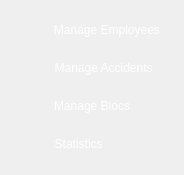
  <widget class="QWidget" name="verticalLayoutWidget_2">
   <property name="geometry">
    <rect>
     <x>10</x>
     <y>370</y>
     <width>184</width>
     <height>175</height>
    </rect>
   </property>
   <layout class="QVBoxLayout" name="verticalLayout_2">
    <item>
     <widget class="QPushButton" name="pushButton_5">
      <property name="styleSheet">
       <string notr="true">/*background-color: transparent;
color: rgb(255, 255, 255);*/
QPushButton { 
font: 63 8pt &quot;Yu Gothic UI Semibold&quot;;
background-color: transparent;
border-style: outset;
	color: rgb(255, 255, 255);
border-radius: 10px;
border-color: blue;
min-width: 10em;
padding: 6px;
}
QPushButton:hover:!pressed {
background-color: rgb(3, 38, 77);
border-style: inset;
}</string>
      </property>
      <property name="text">
       <string>         Manage Employees</string>
      </property>
     </widget>
    </item>
    <item>
     <widget class="QPushButton" name="pushButton_6">
      <property name="styleSheet">
       <string notr="true">/*background-color: transparent;
color: rgb(255, 255, 255);*/
QPushButton { 
font: 63 8pt &quot;Yu Gothic UI Semibold&quot;;
background-color: transparent;
border-style: outset;
	color: rgb(255, 255, 255);
border-radius: 10px;
border-color: blue;
min-width: 10em;
padding: 6px;
}
QPushButton:hover:!pressed {
background-color: rgb(3, 38, 77);
border-style: inset;
}</string>
      </property>
      <property name="text">
       <string>       Manage Accidents</string>
      </property>
     </widget>
    </item>
    <item>
     <widget class="QPushButton" name="pushButton_7">
      <property name="styleSheet">
       <string notr="true">/*background-color: transparent;
color: rgb(255, 255, 255);*/
QPushButton { 
font: 63 8pt &quot;Yu Gothic UI Semibold&quot;;
background-color: transparent;
border-style: outset;
	color: rgb(255, 255, 255);
border-radius: 10px;
border-color: blue;
min-width: 10em;
padding: 6px;
}
QPushButton:hover:!pressed {
background-color: rgb(3, 38, 77);
border-style: inset;
}</string>
      </property>
      <property name="text">
       <string>Manage Blocs</string>
      </property>
     </widget>
    </item>
    <item>
     <widget class="QPushButton" name="pushButton_35">
      <property name="styleSheet">
       <string notr="true">/*background-color: transparent;
color: rgb(255, 255, 255);*/
QPushButton { 
font: 63 8pt &quot;Yu Gothic UI Semibold&quot;;
background-color: transparent;
border-style: outset;
	color: rgb(255, 255, 255);
border-radius: 10px;
border-color: blue;
min-width: 10em;
padding: 6px;
}
QPushButton:hover:!pressed {
background-color: rgb(3, 38, 77);
border-style: inset;
}</string>
      </property>
      <property name="text">
       <string>Statistics        </string>
      </property>
     </widget>
    </item>
   </layout>
  </widget>
